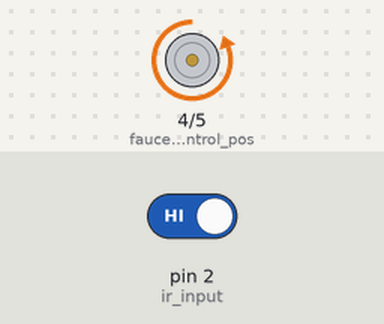
A sketch run on a simulated Arduino Uno, built with avr-gcc and run on an emulated ATmega328P. Shown: motor-driver pin pairs drawn as motors (green arrow = first pin HIGH = forward, orange = second pin HIGH = backward, longer = more drive). The test bench sets the inputs (shaded band); at power-on: pin 2 (ir_input) HIGH.

Above: at 0.1 s.
At 0.6 s:
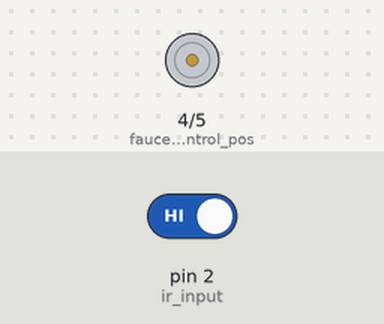
At 6.6 s:
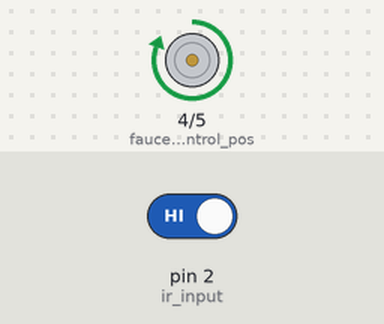
Timing chart, 0 to 8.5 s (numbered marks = the images above):
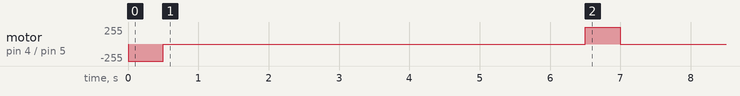

The sketch:

sketch_jan27a_copy_20230318085901.ino
```cpp
int ir_input = 2;
int faucet_control_pos = 4;
int faucet_control_neg = 5;

int faucet_delay = 500;
int approach_delay = 5000;
int sleep_threshold = 5*60*1000; // 5 minutes
int sleep_backoff = 10*60*1000; // 10 minutes
int check_interval = 1000;

enum FaucetAction {
  TURN_ON,
  TURN_OFF
};

void SetFaucet(FaucetAction action) {
  if (action == TURN_ON) {
    digitalWrite(faucet_control_pos, HIGH);
    digitalWrite(faucet_control_neg, LOW);
  } else {
    digitalWrite(faucet_control_pos, LOW);
    digitalWrite(faucet_control_neg, HIGH);
  }
  delay(faucet_delay);
  digitalWrite(faucet_control_pos, LOW);
  digitalWrite(faucet_control_neg, LOW);
}

// organize as a state machine
enum State {
  INIT,
  APPROACH, // cat approaching
  DRINKING, // drinking
  SLEEPING, // cat is sleeping nearby
  LEAVING,  // cat leaving
  OFF
};

class StateBase {
protected:
  unsigned long enter_time;
  State this_state;
public:
  virtual State DecideTransit(bool ir_on) {
    // derived state should implement this
    // the input is the ir state, output is next state
  }

  virtual void OnEnter() {
    // derived state should implement this
    // called when entering this state
  }

  virtual void OnStay() {
    // derived state should implement this
    // this is called every loop
    // called when staying in this state
  }

  void Enter(State state) {
    this_state = state;
    enter_time = millis();
    OnEnter();
  }

  void Stay() {
    OnStay();
  }

  unsigned long GetEnterTime() {
    return enter_time;
  }

  State GetState() {
    return this_state;
  }
};

// init state
// transitions:
//  if ir on: APPROACH
//  if ir off: OFF
class InitState : public StateBase {
public:
  void OnEnter() {
    SetFaucet(TURN_OFF);
  }

  State DecideTransit(bool ir_on) {
    if (ir_on) {
      return APPROACH;
    } else {
      return OFF;
    }
  }
};

// approach state
// transitions:
//  if ir on and started for approach_delay:
//    switch to DRINKING
//  if ir off:
//    turn off faucet
//    switch to LEAVING
class ApproachState : public StateBase {
public:
  State DecideTransit(bool ir_on) {
    if (ir_on) {
      if (millis() - GetEnterTime() > approach_delay)
        return DRINKING;
      else
        return APPROACH;
    } else {
      return LEAVING;
    }
  }
};

// drinking state
// transitions:
//  if ir on:
//    if started for less than SLEEP_THRESHOLD: DRINKING
//    if started for more than SLEEP_THRESHOLD: SLEEPING
//  if ir off: LEAVING
class DrinkingState : public StateBase {
public:
  State DecideTransit(bool ir_on) {
    if (ir_on) {
      if (millis() - GetEnterTime() > sleep_threshold) {
        return SLEEPING;
      } else {
        return DRINKING;
      }
    } else {
      return LEAVING;
    }
  }

  void OnEnter() {
    SetFaucet(TURN_ON);
  }
};

class SleepingState : public StateBase {
public:
  State DecideTransit(bool ir_on) {
    if (ir_on) {
      if (millis() - GetEnterTime() > sleep_threshold) {
        return APPROACH;
      } else {
        return SLEEPING;
      }
    } else {
      return LEAVING;
    }
  }

  void OnEnter() {
    SetFaucet(TURN_OFF);
  }
};

class LeavingState : public StateBase {
public:
  State DecideTransit(bool ir_on) {
    if (ir_on) {
      return APPROACH;
    } else {
      if (millis() - GetEnterTime() > approach_delay) {
        return OFF;
      } else {
        return LEAVING;
      }
    }
  }
};

class OffState : public StateBase {
public:
  State DecideTransit(bool ir_on) {
    if (ir_on) {
      return APPROACH;
    } else {
      return OFF;
    }
  }

  void OnEnter() {
    SetFaucet(TURN_OFF);
  }
};

StateBase* gstate = nullptr;
void Transit() {
  State next_state = gstate->DecideTransit(digitalRead(ir_input) == HIGH);
  switch(next_state) {
    case INIT:
      Serial.println("INIT");
      break;
    case APPROACH:
      Serial.println("APPROACH");
      break;
    case DRINKING:
      Serial.println("DRINKING");
      break;
    case SLEEPING:
      Serial.println("SLEEPING");
      break;
    case LEAVING:
      Serial.println("LEAVING");
      break;
    case OFF:
      Serial.println("OFF");
      break;
  }
  if (next_state == gstate->GetState()) {
    gstate->Stay();
    return;
  }
  // otherwise, transit
  delete gstate;
  switch(next_state) {
    case INIT:
      gstate = new InitState();
      break;
    case APPROACH:
      gstate = new ApproachState();
      break;
    case DRINKING:
      gstate = new DrinkingState();
      break;
    case SLEEPING:
      gstate = new SleepingState();
      break;
    case LEAVING:
      gstate = new LeavingState();
      break;
    case OFF:
      gstate = new OffState();
      break;
  };
  gstate->Enter(next_state);
}

void setup() {
  // put your setup code here, to run once:
  pinMode(ir_input, INPUT_PULLUP);
  pinMode(faucet_control_pos, OUTPUT);
  pinMode(faucet_control_neg, OUTPUT);
  SetFaucet(TURN_OFF);
  gstate = new InitState();
}

void loop() {
  // put your main code here, to run repeatedly:
  Transit();
  delay(check_interval);
}
```

Measured:
- by itself, motor on pin 4 (faucet_control_pos) / pin 5 (faucet_control_neg): stopped → backward 255/255 at 0.00 s, → stopped 0.50 s later, → forward 255/255 6.0 s later, → stopped 0.50 s later
